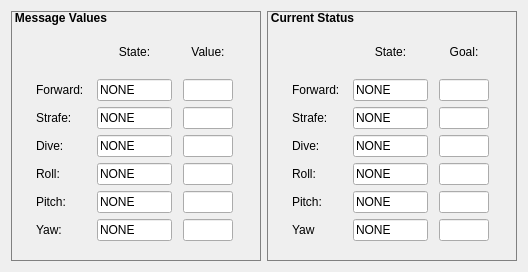
<?xml version="1.0" encoding="UTF-8"?>
<ui version="4.0">
 <class>Control</class>
 <widget class="QWidget" name="Control">
  <property name="geometry">
   <rect>
    <x>0</x>
    <y>0</y>
    <width>526</width>
    <height>270</height>
   </rect>
  </property>
  <property name="windowTitle">
   <string>Control</string>
  </property>
  <layout class="QHBoxLayout" name="horizontalLayout">
   <item>
    <widget class="QGroupBox" name="controlBox">
     <property name="minimumSize">
      <size>
       <width>250</width>
       <height>250</height>
      </size>
     </property>
     <property name="maximumSize">
      <size>
       <width>250</width>
       <height>250</height>
      </size>
     </property>
     <property name="font">
      <font>
       <weight>75</weight>
       <bold>true</bold>
      </font>
     </property>
     <property name="styleSheet">
      <string notr="true">QGroupBox
{
padding: 10px;
border: 1px solid gray;
}
QGroupBox::title                                                                                                 
{                                                                               
subcontrol-position: top left;                                              
padding: -6 2px;                                                             
background-color: transparent;                                              
} </string>
     </property>
     <property name="title">
      <string>Message Values</string>
     </property>
     <property name="flat">
      <bool>true</bool>
     </property>
     <layout class="QGridLayout" name="gridLayout">
      <item row="6" column="2">
       <widget class="QLineEdit" name="yawValue">
        <property name="maximumSize">
         <size>
          <width>50</width>
          <height>16777215</height>
         </size>
        </property>
        <property name="readOnly">
         <bool>true</bool>
        </property>
       </widget>
      </item>
      <item row="2" column="0">
       <widget class="QLabel" name="strafeLabel">
        <property name="minimumSize">
         <size>
          <width>50</width>
          <height>0</height>
         </size>
        </property>
        <property name="maximumSize">
         <size>
          <width>50</width>
          <height>16777215</height>
         </size>
        </property>
        <property name="text">
         <string>Strafe:</string>
        </property>
       </widget>
      </item>
      <item row="2" column="1">
       <widget class="QLineEdit" name="strafeState">
        <property name="minimumSize">
         <size>
          <width>75</width>
          <height>0</height>
         </size>
        </property>
        <property name="maximumSize">
         <size>
          <width>75</width>
          <height>16777215</height>
         </size>
        </property>
        <property name="text">
         <string>NONE</string>
        </property>
        <property name="readOnly">
         <bool>true</bool>
        </property>
       </widget>
      </item>
      <item row="3" column="1">
       <widget class="QLineEdit" name="diveState">
        <property name="minimumSize">
         <size>
          <width>75</width>
          <height>0</height>
         </size>
        </property>
        <property name="maximumSize">
         <size>
          <width>75</width>
          <height>16777215</height>
         </size>
        </property>
        <property name="text">
         <string>NONE</string>
        </property>
        <property name="readOnly">
         <bool>true</bool>
        </property>
       </widget>
      </item>
      <item row="4" column="1">
       <widget class="QLineEdit" name="rollState">
        <property name="minimumSize">
         <size>
          <width>75</width>
          <height>0</height>
         </size>
        </property>
        <property name="maximumSize">
         <size>
          <width>75</width>
          <height>16777215</height>
         </size>
        </property>
        <property name="text">
         <string>NONE</string>
        </property>
        <property name="readOnly">
         <bool>true</bool>
        </property>
       </widget>
      </item>
      <item row="5" column="2">
       <widget class="QLineEdit" name="pitchValue">
        <property name="maximumSize">
         <size>
          <width>50</width>
          <height>16777215</height>
         </size>
        </property>
        <property name="readOnly">
         <bool>true</bool>
        </property>
       </widget>
      </item>
      <item row="4" column="2">
       <widget class="QLineEdit" name="rollValue">
        <property name="maximumSize">
         <size>
          <width>50</width>
          <height>16777215</height>
         </size>
        </property>
        <property name="readOnly">
         <bool>true</bool>
        </property>
       </widget>
      </item>
      <item row="1" column="1">
       <widget class="QLineEdit" name="forwardState">
        <property name="sizePolicy">
         <sizepolicy hsizetype="Fixed" vsizetype="Fixed">
          <horstretch>0</horstretch>
          <verstretch>0</verstretch>
         </sizepolicy>
        </property>
        <property name="minimumSize">
         <size>
          <width>75</width>
          <height>0</height>
         </size>
        </property>
        <property name="maximumSize">
         <size>
          <width>75</width>
          <height>16777215</height>
         </size>
        </property>
        <property name="text">
         <string>NONE</string>
        </property>
        <property name="readOnly">
         <bool>true</bool>
        </property>
       </widget>
      </item>
      <item row="2" column="2">
       <widget class="QLineEdit" name="strafeValue">
        <property name="maximumSize">
         <size>
          <width>50</width>
          <height>16777215</height>
         </size>
        </property>
        <property name="readOnly">
         <bool>true</bool>
        </property>
       </widget>
      </item>
      <item row="4" column="0">
       <widget class="QLabel" name="rollLabel">
        <property name="minimumSize">
         <size>
          <width>50</width>
          <height>0</height>
         </size>
        </property>
        <property name="maximumSize">
         <size>
          <width>50</width>
          <height>16777215</height>
         </size>
        </property>
        <property name="text">
         <string>Roll:</string>
        </property>
       </widget>
      </item>
      <item row="3" column="2">
       <widget class="QLineEdit" name="diveValue">
        <property name="maximumSize">
         <size>
          <width>50</width>
          <height>16777215</height>
         </size>
        </property>
        <property name="readOnly">
         <bool>true</bool>
        </property>
       </widget>
      </item>
      <item row="6" column="0">
       <widget class="QLabel" name="yawLabel">
        <property name="minimumSize">
         <size>
          <width>50</width>
          <height>0</height>
         </size>
        </property>
        <property name="maximumSize">
         <size>
          <width>50</width>
          <height>16777215</height>
         </size>
        </property>
        <property name="text">
         <string>Yaw:</string>
        </property>
       </widget>
      </item>
      <item row="1" column="2">
       <widget class="QLineEdit" name="forwardValue">
        <property name="sizePolicy">
         <sizepolicy hsizetype="Fixed" vsizetype="Fixed">
          <horstretch>0</horstretch>
          <verstretch>0</verstretch>
         </sizepolicy>
        </property>
        <property name="minimumSize">
         <size>
          <width>50</width>
          <height>0</height>
         </size>
        </property>
        <property name="maximumSize">
         <size>
          <width>50</width>
          <height>16777215</height>
         </size>
        </property>
        <property name="readOnly">
         <bool>true</bool>
        </property>
       </widget>
      </item>
      <item row="6" column="1">
       <widget class="QLineEdit" name="yawState">
        <property name="minimumSize">
         <size>
          <width>75</width>
          <height>0</height>
         </size>
        </property>
        <property name="maximumSize">
         <size>
          <width>75</width>
          <height>16777215</height>
         </size>
        </property>
        <property name="text">
         <string>NONE</string>
        </property>
        <property name="readOnly">
         <bool>true</bool>
        </property>
       </widget>
      </item>
      <item row="5" column="1">
       <widget class="QLineEdit" name="pitchState">
        <property name="minimumSize">
         <size>
          <width>75</width>
          <height>0</height>
         </size>
        </property>
        <property name="maximumSize">
         <size>
          <width>75</width>
          <height>16777215</height>
         </size>
        </property>
        <property name="text">
         <string>NONE</string>
        </property>
        <property name="readOnly">
         <bool>true</bool>
        </property>
       </widget>
      </item>
      <item row="3" column="0">
       <widget class="QLabel" name="diveLabel">
        <property name="minimumSize">
         <size>
          <width>50</width>
          <height>0</height>
         </size>
        </property>
        <property name="maximumSize">
         <size>
          <width>50</width>
          <height>16777215</height>
         </size>
        </property>
        <property name="text">
         <string>Dive:</string>
        </property>
       </widget>
      </item>
      <item row="5" column="0">
       <widget class="QLabel" name="pitchLabel">
        <property name="minimumSize">
         <size>
          <width>50</width>
          <height>0</height>
         </size>
        </property>
        <property name="maximumSize">
         <size>
          <width>50</width>
          <height>16777215</height>
         </size>
        </property>
        <property name="text">
         <string>Pitch:</string>
        </property>
       </widget>
      </item>
      <item row="1" column="0">
       <widget class="QLabel" name="forwardLabel">
        <property name="minimumSize">
         <size>
          <width>50</width>
          <height>0</height>
         </size>
        </property>
        <property name="maximumSize">
         <size>
          <width>50</width>
          <height>16777215</height>
         </size>
        </property>
        <property name="text">
         <string>Forward:</string>
        </property>
       </widget>
      </item>
      <item row="0" column="1">
       <widget class="QLabel" name="label">
        <property name="text">
         <string>State:</string>
        </property>
        <property name="alignment">
         <set>Qt::AlignCenter</set>
        </property>
       </widget>
      </item>
      <item row="0" column="2">
       <widget class="QLabel" name="label_2">
        <property name="text">
         <string>Value:</string>
        </property>
        <property name="alignment">
         <set>Qt::AlignCenter</set>
        </property>
       </widget>
      </item>
     </layout>
    </widget>
   </item>
   <item>
    <widget class="QGroupBox" name="statusBox">
     <property name="sizePolicy">
      <sizepolicy hsizetype="Preferred" vsizetype="Minimum">
       <horstretch>0</horstretch>
       <verstretch>0</verstretch>
      </sizepolicy>
     </property>
     <property name="minimumSize">
      <size>
       <width>250</width>
       <height>250</height>
      </size>
     </property>
     <property name="maximumSize">
      <size>
       <width>250</width>
       <height>250</height>
      </size>
     </property>
     <property name="font">
      <font>
       <weight>75</weight>
       <bold>true</bold>
      </font>
     </property>
     <property name="styleSheet">
      <string notr="true">QGroupBox
{
padding: 10px;
border: 1px solid gray;
}
QGroupBox::title                                                                                                 
{                                                                               
subcontrol-position: top left;                                              
padding: -6 2px;                                                             
background-color: transparent;                                              
} </string>
     </property>
     <property name="title">
      <string>Current Status</string>
     </property>
     <layout class="QGridLayout" name="gridLayout_2">
      <item row="8" column="2">
       <widget class="QLineEdit" name="yawStatusState">
        <property name="sizePolicy">
         <sizepolicy hsizetype="Fixed" vsizetype="Fixed">
          <horstretch>0</horstretch>
          <verstretch>0</verstretch>
         </sizepolicy>
        </property>
        <property name="minimumSize">
         <size>
          <width>75</width>
          <height>0</height>
         </size>
        </property>
        <property name="maximumSize">
         <size>
          <width>75</width>
          <height>16777215</height>
         </size>
        </property>
        <property name="text">
         <string>NONE</string>
        </property>
       </widget>
      </item>
      <item row="2" column="0">
       <widget class="QLabel" name="strafeStatusLabel">
        <property name="minimumSize">
         <size>
          <width>50</width>
          <height>0</height>
         </size>
        </property>
        <property name="maximumSize">
         <size>
          <width>50</width>
          <height>16777215</height>
         </size>
        </property>
        <property name="text">
         <string>Strafe:</string>
        </property>
       </widget>
      </item>
      <item row="2" column="4">
       <widget class="QLineEdit" name="strafeGoal">
        <property name="minimumSize">
         <size>
          <width>50</width>
          <height>0</height>
         </size>
        </property>
        <property name="maximumSize">
         <size>
          <width>50</width>
          <height>16777215</height>
         </size>
        </property>
       </widget>
      </item>
      <item row="3" column="4">
       <widget class="QLineEdit" name="diveGoal">
        <property name="minimumSize">
         <size>
          <width>50</width>
          <height>0</height>
         </size>
        </property>
        <property name="maximumSize">
         <size>
          <width>50</width>
          <height>16777215</height>
         </size>
        </property>
       </widget>
      </item>
      <item row="7" column="4">
       <widget class="QLineEdit" name="pitchGoal">
        <property name="minimumSize">
         <size>
          <width>50</width>
          <height>0</height>
         </size>
        </property>
        <property name="maximumSize">
         <size>
          <width>50</width>
          <height>16777215</height>
         </size>
        </property>
       </widget>
      </item>
      <item row="5" column="4">
       <widget class="QLineEdit" name="rollGoal">
        <property name="minimumSize">
         <size>
          <width>50</width>
          <height>0</height>
         </size>
        </property>
        <property name="maximumSize">
         <size>
          <width>50</width>
          <height>16777215</height>
         </size>
        </property>
       </widget>
      </item>
      <item row="1" column="2">
       <widget class="QLineEdit" name="forwardStatusState">
        <property name="minimumSize">
         <size>
          <width>75</width>
          <height>0</height>
         </size>
        </property>
        <property name="maximumSize">
         <size>
          <width>75</width>
          <height>16777215</height>
         </size>
        </property>
        <property name="text">
         <string>NONE</string>
        </property>
       </widget>
      </item>
      <item row="3" column="0">
       <widget class="QLabel" name="DiveStatusLabel">
        <property name="minimumSize">
         <size>
          <width>50</width>
          <height>0</height>
         </size>
        </property>
        <property name="maximumSize">
         <size>
          <width>50</width>
          <height>16777215</height>
         </size>
        </property>
        <property name="text">
         <string>Dive:</string>
        </property>
       </widget>
      </item>
      <item row="1" column="0">
       <widget class="QLabel" name="forwardStatusLabel">
        <property name="minimumSize">
         <size>
          <width>50</width>
          <height>0</height>
         </size>
        </property>
        <property name="maximumSize">
         <size>
          <width>50</width>
          <height>16777215</height>
         </size>
        </property>
        <property name="text">
         <string>Forward:</string>
        </property>
       </widget>
      </item>
      <item row="2" column="2">
       <widget class="QLineEdit" name="strafeStatusState">
        <property name="minimumSize">
         <size>
          <width>75</width>
          <height>0</height>
         </size>
        </property>
        <property name="maximumSize">
         <size>
          <width>75</width>
          <height>16777215</height>
         </size>
        </property>
        <property name="text">
         <string>NONE</string>
        </property>
       </widget>
      </item>
      <item row="3" column="2">
       <widget class="QLineEdit" name="diveStatusState">
        <property name="minimumSize">
         <size>
          <width>75</width>
          <height>0</height>
         </size>
        </property>
        <property name="maximumSize">
         <size>
          <width>75</width>
          <height>16777215</height>
         </size>
        </property>
        <property name="text">
         <string>NONE</string>
        </property>
       </widget>
      </item>
      <item row="5" column="2">
       <widget class="QLineEdit" name="rollStatusState">
        <property name="minimumSize">
         <size>
          <width>75</width>
          <height>0</height>
         </size>
        </property>
        <property name="maximumSize">
         <size>
          <width>75</width>
          <height>16777215</height>
         </size>
        </property>
        <property name="text">
         <string>NONE</string>
        </property>
       </widget>
      </item>
      <item row="8" column="0">
       <widget class="QLabel" name="YawStatusLabel">
        <property name="minimumSize">
         <size>
          <width>50</width>
          <height>0</height>
         </size>
        </property>
        <property name="maximumSize">
         <size>
          <width>50</width>
          <height>16777215</height>
         </size>
        </property>
        <property name="text">
         <string>Yaw</string>
        </property>
       </widget>
      </item>
      <item row="0" column="4">
       <widget class="QLabel" name="label_4">
        <property name="sizePolicy">
         <sizepolicy hsizetype="Preferred" vsizetype="Minimum">
          <horstretch>0</horstretch>
          <verstretch>0</verstretch>
         </sizepolicy>
        </property>
        <property name="text">
         <string>Goal:</string>
        </property>
        <property name="alignment">
         <set>Qt::AlignCenter</set>
        </property>
       </widget>
      </item>
      <item row="5" column="0">
       <widget class="QLabel" name="rollStatusLabel">
        <property name="minimumSize">
         <size>
          <width>50</width>
          <height>0</height>
         </size>
        </property>
        <property name="maximumSize">
         <size>
          <width>50</width>
          <height>16777215</height>
         </size>
        </property>
        <property name="text">
         <string>Roll:</string>
        </property>
       </widget>
      </item>
      <item row="7" column="0">
       <widget class="QLabel" name="pitchStatusLabel">
        <property name="minimumSize">
         <size>
          <width>50</width>
          <height>0</height>
         </size>
        </property>
        <property name="maximumSize">
         <size>
          <width>50</width>
          <height>16777215</height>
         </size>
        </property>
        <property name="text">
         <string>Pitch:</string>
        </property>
       </widget>
      </item>
      <item row="1" column="4">
       <widget class="QLineEdit" name="forwardGoal">
        <property name="minimumSize">
         <size>
          <width>50</width>
          <height>0</height>
         </size>
        </property>
        <property name="maximumSize">
         <size>
          <width>50</width>
          <height>16777215</height>
         </size>
        </property>
       </widget>
      </item>
      <item row="7" column="2">
       <widget class="QLineEdit" name="pitchStatusState">
        <property name="minimumSize">
         <size>
          <width>75</width>
          <height>0</height>
         </size>
        </property>
        <property name="maximumSize">
         <size>
          <width>75</width>
          <height>16777215</height>
         </size>
        </property>
        <property name="text">
         <string>NONE</string>
        </property>
       </widget>
      </item>
      <item row="0" column="2">
       <widget class="QLabel" name="label_3">
        <property name="sizePolicy">
         <sizepolicy hsizetype="Preferred" vsizetype="Minimum">
          <horstretch>0</horstretch>
          <verstretch>0</verstretch>
         </sizepolicy>
        </property>
        <property name="text">
         <string>State:</string>
        </property>
        <property name="alignment">
         <set>Qt::AlignCenter</set>
        </property>
       </widget>
      </item>
      <item row="8" column="4">
       <widget class="QLineEdit" name="yawGoal">
        <property name="minimumSize">
         <size>
          <width>50</width>
          <height>0</height>
         </size>
        </property>
        <property name="maximumSize">
         <size>
          <width>50</width>
          <height>16777215</height>
         </size>
        </property>
       </widget>
      </item>
     </layout>
    </widget>
   </item>
  </layout>
 </widget>
 <resources/>
 <connections/>
</ui>
